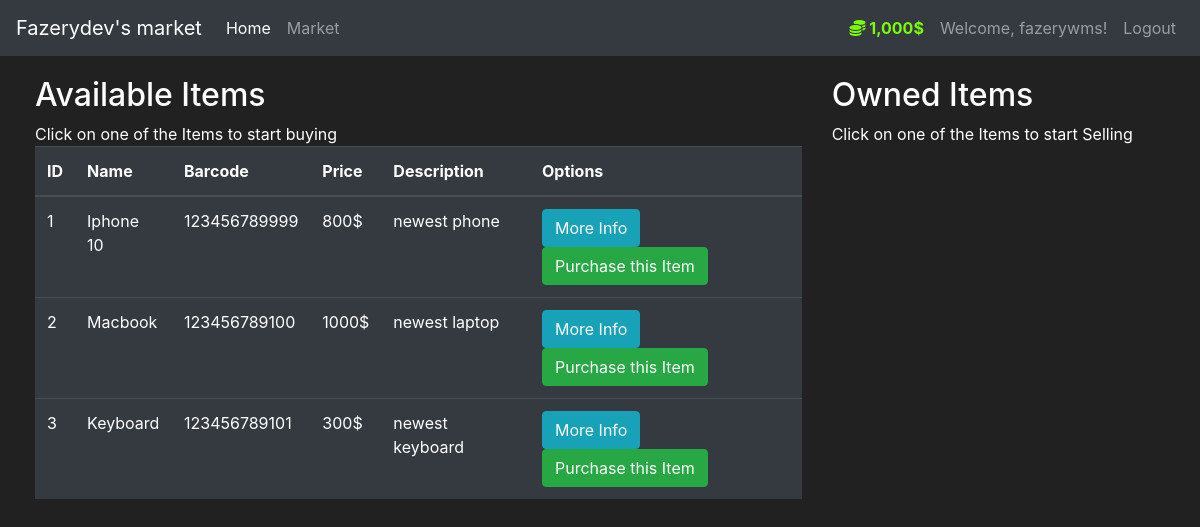
Page /market (signed in) on the committed database.
### market/models.py (models this page shows, shortened)
class User(db.Model, UserMixin):
    id= db.Column(db.Integer(), primary_key=True)
    username       = db.Column(db.String(length=30), nullable=False, unique=True)
    email_address  = db.Column(db.String(length=50), nullable=False, unique=True)
    password_hash  = db.Column(db.String(60), nullable=False)  #password gabisa pake string, pake hashing algorithm/encryption
    budget         = db.Column(db.Integer(), nullable=False, default=1000) #uang yang dimiliki user
    items          = db.relationship('Item', backref='owned_user', lazy=True)
    @property
    def prettier_budget(self):
        if len(str(self.budget))>=4:
            return f'{str(self.budget)[:-3]},{str(self.budget)[-3:]}$' #kalau gangerti breakdown 1 1 aja, jangan lupa ada coma
        else:
            return f"{self.budget}$"
    @property
    def password(self):
        return self.password #I have new property, and I basically return it back when user wants it
    @password.setter
    def password(self, plain_text_password): #we execute some lines of codes before actually set a password to an user instances
        self.password_hash = bcrypt.generate_password_hash(plain_text_password).decode('utf-8')

class Item(db.Model):
    id          = db.Column(db.Integer(), primary_key=True) #id di model itu wajib karena flask akan membedakan item dengan id
    name        = db.Column(db.String(length=30), nullable=False, unique=True)
    price       = db.Column(db.Integer(), nullable=False, unique=True)
    barcode     = db.Column(db.String(length=20), nullable=False, unique=True)
    description = db.Column(db.String(length=1024), nullable=False)
    owner       = db.Column(db.Integer(), db.ForeignKey('user.id')) #user.id in lowercase

### market/routes.py (the view)
@app.route('/market')
@login_required
def market_page():
    items = Item.query.all()
    return render_template('market.html', items=items)

### market/models.py (called while the page is built)
@login_manager.user_loader
def load_user(user_id):
    return User.query.get(int(user_id))

### market/Templates/market.html (shortened to what this page needs)
{% extends 'base.html' %}
{% block content %}
<div class = "row" style="margin-top:20px; margin-left:20px">
    <div class="col-8">
        <h2>Available Items</h2>
        <p2> Click on one of the Items to start buying</p2>
        <br>
        <table class="table table-hover table-dark">
            <thead>
                <tr>
                    <th scope="col">ID</th>
                    <th scope="col">Name</th>
                    <th scope="col">Barcode</th>
                    <th scope="col">Price</th>
                    <th scope="col">Description</th>
                    <th scope="col">Options</th>
                </tr>
            </thead>
            <tbody>
                {% for item in items %}
                <tr>
                    <td>{{ item.id }}</td>
                    <td>{{ item.name }}</td>
                    <td>{{ item.barcode }}</td>
                    <td>{{ item.price }}$</td>
                    <td>{{ item.description}}</td>
                    <td>
                        <button class="btn btn-outline btn-info">More Info</button>
                        <button class="btn btn-outline btn-success">Purchase this Item</button>
                    </td>
                </tr>
                {% endfor %}
            </tbody>
        </table>
    </div>
    <div class="col-4">
        <h2>Owned Items</h2>
        <p2> Click on one of the Items to start Selling</p2>
        <br>
    </div>
</div>
{% endblock %}

### market/Templates/base.html (shortened to what this page needs)
<!doctype html>
<html lang="en">
    <head>
        <link rel="stylesheet" href ="https://cdn.jsdelivr.net/npm/bootstrap@4.5.3/dist/css/bootstrap.min.css">
    </head>
    <body>
    <nav class="navbar navbar-expand-md navbar-dark bg-dark">
        <a class="navbar-brand" href="{{ url_for('home_page') }}">Fazerydev's market</a>
        <div class="collapse navbar-collapse" id="navbarNav">
            <ul class="navbar-nav mr-auto">
                <li class="nav-item active">
                    <a class="nav-link" href="{{ url_for('home_page') }}">Home <span class="sr-only">(current)</span></a>
                </li>
                <li class="nav-item">
                    <a class="nav-link" href="{{ url_for('market_page') }}">Market</a>
                </li>
            </ul>
            {% if current_user.is_authenticated %}
                <ul class="navbar-nav">
                    <li class="nav-item">
                        <a class="nav-link" style="color: lawngreen; font-weight:bold">
                            <i class="fas fa-coins"></i>
                            {{ current_user.prettier_budget }}
                        </a>
                    </li>
                    <li class="nav-item">
                        <a class="nav-link">Welcome, {{ current_user.username }}!</a>
                    </li>
                    <li class="nav-item">
                        <a class="nav-link" href="{{ url_for('logout_page') }}">Logout</a>
                    </li>
                </ul>
            {% endif %}
        </div>
    </nav>
        {% block content %}
        {% endblock %}
    </body>
</html>

### market/Templates/base.html (style rules this page uses)
body { background-color: #212121; color: white }

### rows in the picture
User: prettier_budget "1,000$", username "fazerywms"
Item: id "1", name "Iphone 10", barcode "123456789999", price "800", description "newest phone"
Item: id "2", name "Macbook", barcode "123456789100", price "1000", description "newest laptop"
Item: id "3", name "Keyboard", barcode "123456789101", price "300", description "newest keyboard"
